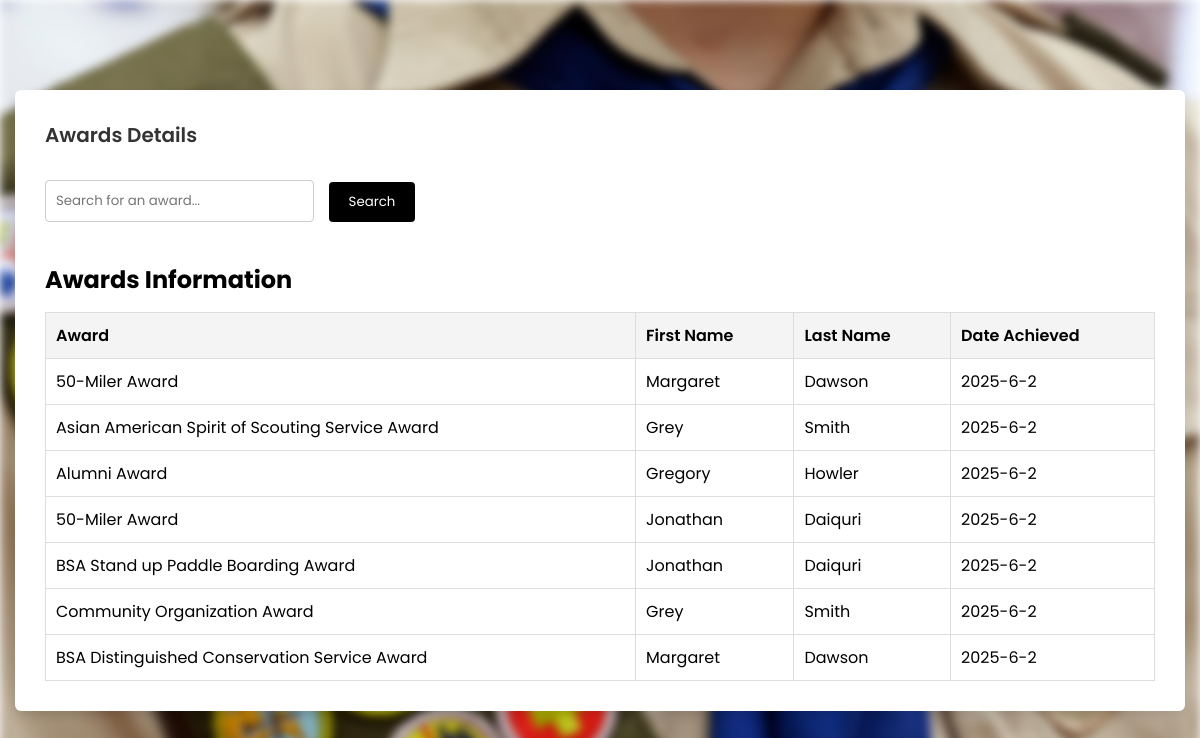
Screenshot of /viewAwards.php with the database file from the repository.
### tables this page shows
CREATE TABLE AWARDS (
    AWARDID INT IDENTITY(1,1),
    AWARDNAME VARCHAR(100),
    PRIMARY KEY (AWARDID)
);

### viewAwards.php (the view, shortened to what this page needs)
<?php
    $db = new SQLite3('DatabaseCreator.db');
    $sql = "SELECT AWARDS.AWARDNAME, SCOUTS.FIRSTNAME, SCOUTS.LASTNAME, MEMBER_AWARDS.DATE_AWARDED
        FROM MEMBER_AWARDS
        JOIN SCOUTS ON MEMBER_AWARDS.SCOUTID = SCOUTS.SCOUTID
        JOIN AWARDS ON MEMBER_AWARDS.AWARDID = AWARDS.AWARDID";
    $result = $db->query($sql);
    $awards = [];
    while ($row = $result->fetchArray(SQLITE3_ASSOC)) {
        $awards[] = $row;
    }
?>
<!DOCTYPE html>
<html lang="en">
<head>
    <link rel="stylesheet" href="style.css">
</head>
<body>
    <div class="container">
        <header>Awards Details</header>
        <div class="awards-info">
            <div class="search-container">
                <input type="text" id="searchInput" placeholder="Search for an award...">
                <button onclick="searchAward()">Search</button>
            </div>
            <h2>Awards Information</h2>
            <table id="awardsTable">
                <tr>
                    <th>Award</th>
                    <th>First Name</th>
                    <th>Last Name</th>
                    <th>Date Achieved</th>
                </tr>
                <?php if (!empty($awards)): ?>
                    <?php foreach ($awards as $award): ?>
                        <tr>
                            <td><?php echo htmlspecialchars($award['AWARDNAME']); ?></td>
                            <td><?php echo htmlspecialchars($award['FIRSTNAME']); ?></td>
                            <td><?php echo htmlspecialchars($award['LASTNAME']); ?></td>
                            <td><?php echo htmlspecialchars($award['DATE_AWARDED']); ?></td>
                        </tr>
                    <?php endforeach; ?>
                <?php else: ?>
                    <tr>
                        <td colspan="7">No award information available.</td>
                    </tr>
                <?php endif; ?>
            </table>
        </div>
    </div>
</body>
</html>

### style.css (style rules this page uses)
* { margin: 0; padding: 0; box-sizing: border-box; font-family: 'Poppins', sans-serif; }
body { min-height: 100vh; display: flex; align-items: center; justify-content: center; background: #ffff; }
.container { position: relative; max-width: 1200px; width: 100%; border-radius: 6px; padding: 30px; margin: 0 15px; background-color: #fff; box-shadow: 0 5px 10px rgba(0, 0, 0, 0.1); }
.container header { position: relative; font-size: 20px; font-weight: 600; color: #333; }
.container header::before { content: ""; position: absolute; left: 0; bottom: -2px; height: 3px; width: 27px; border-radius: 8px; background-color: #fff; }
#searchInput { margin-bottom: 20px; padding: 10px; border: 1px solid #ccc; border-radius: 4px; width: 100%; box-sizing: border-box; }
.awards-info { margin-top: 30px; }
.awards-info table { width: 100%; border-collapse: collapse; margin-top: 15px; }
.awards-info table th, .awards-info table td { padding: 10px; border: 1px solid #ddd; text-align: left; }
.awards-info table th { background-color: #f4f4f4; font-weight: 600; }
.awards-info .search-container { display: flex; align-items: center; margin-bottom: 20px; }
.awards-info .search-container input[type="text"] { padding: 10px; flex: 0.25; border: 1px solid #ccc; border-radius: 4px; }
.awards-info .search-container button { padding: 10px 20px; background-color: #000; color: white; border: none; border-radius: 4px; cursor: pointer; transition: background-color 0.3s ease; margin-left: 5px; }
.search-container { display: flex; align-items: center; margin-bottom: 20px; }
.search-container input[type="text"] { padding: 10px; flex: 0.25; border: 1px solid #ccc; border-radius: 4px; }
.search-container button { padding: 10px 20px; background-color: #000; color: white; border: none; border-radius: 4px; cursor: pointer; transition: background-color 0.3s ease; margin-left: 5px; margin-bottom: 18px; }
.search-container input[type="text"], .search-container input[type="date"] { padding: 10px; border: 1px solid #ccc; border-radius: 4px; margin-right: 10px; margin-bottom: 18px; }
.search-container button { padding: 10px 20px; background-color: #000; color: white; border: none; border-radius: 4px; cursor: pointer; transition: background-color 0.3s ease; }

### rows the page displays
awards: AWARDNAME "50-Miler Award", FIRSTNAME "Margaret", LASTNAME "Dawson", DATE_AWARDED "2025-6-2", FIRSTNAME "Jonathan", LASTNAME "Daiquri"
awards: AWARDNAME "Asian American Spirit of Scouting Service Award", FIRSTNAME "Grey", LASTNAME "Smith", DATE_AWARDED "2025-6-2"
awards: AWARDNAME "Alumni Award", FIRSTNAME "Gregory", LASTNAME "Howler", DATE_AWARDED "2025-6-2"
awards: AWARDNAME "BSA Stand up Paddle Boarding Award", FIRSTNAME "Jonathan", LASTNAME "Daiquri", DATE_AWARDED "2025-6-2"
awards: AWARDNAME "Community Organization Award", FIRSTNAME "Grey", LASTNAME "Smith", DATE_AWARDED "2025-6-2"
awards: AWARDNAME "BSA Distinguished Conservation Service Award", FIRSTNAME "Margaret", LASTNAME "Dawson", DATE_AWARDED "2025-6-2"
